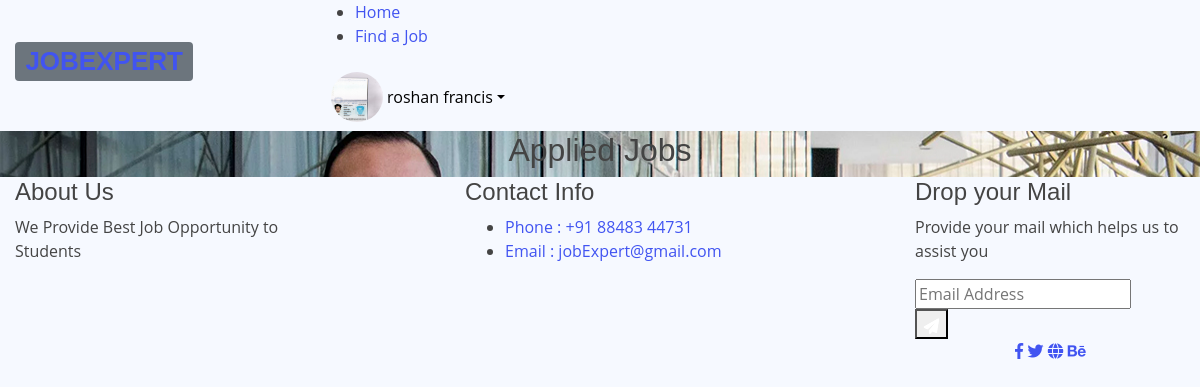
Page /applied.php (signed in) on the earlier database version.
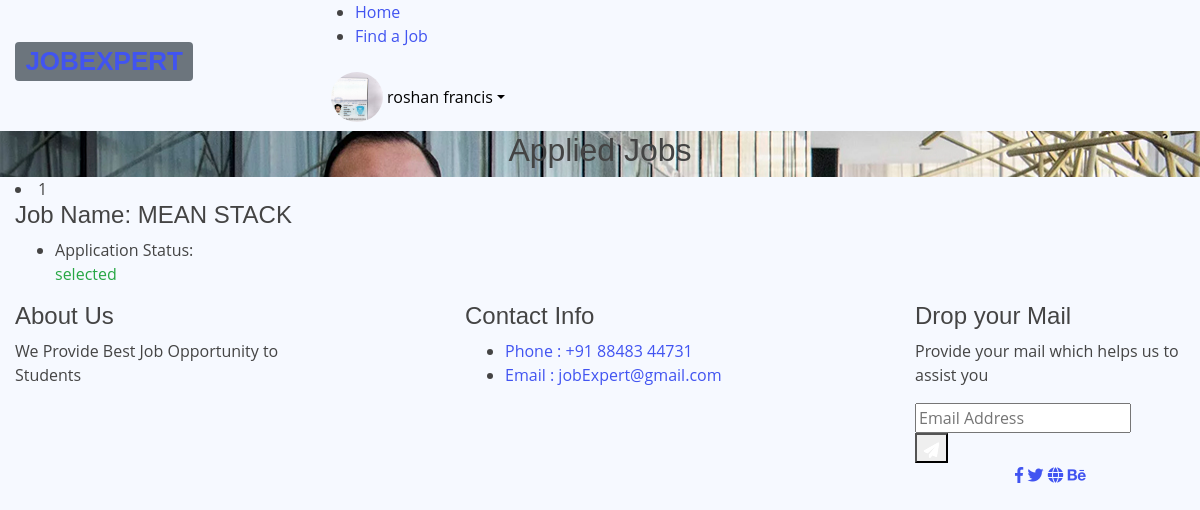
Same page on the later database version.
### tables this page shows
CREATE TABLE `job_apply_m` (
  `jobm_id` int(11) NOT NULL,
  `jsID` int(11) NOT NULL
);

CREATE TABLE `jobs` (
  `job_id` int(11) NOT NULL,
  `job_name` varchar(100) NOT NULL,
  `cat_id` int(11) NOT NULL,
  `Cid` int(11) NOT NULL,
  `jdes` longtext NOT NULL,
  `posted_t_d` date NOT NULL DEFAULT current_timestamp(),
  `jstatus` tinyint(1) NOT NULL DEFAULT 0
);

### applied.php (the view, shortened to what this page needs)
<!doctype html>
<html class="no-js" lang="zxx">
    <head>
            <link rel="stylesheet" href="assets/css/bootstrap.min.css">
            <link rel="stylesheet" href="assets/css/owl.carousel.min.css">
            <link rel="stylesheet" href="assets/css/flaticon.css">
            <link rel="stylesheet" href="assets/css/slicknav.css">
            <link rel="stylesheet" href="assets/css/price_rangs.css">
            <link rel="stylesheet" href="assets/css/animate.min.css">
            <link rel="stylesheet" href="assets/css/magnific-popup.css">
            <link rel="stylesheet" href="assets/css/fontawesome-all.min.css">
            <link rel="stylesheet" href="assets/css/themify-icons.css">
            <link rel="stylesheet" href="assets/css/slick.css">
            <link rel="stylesheet" href="assets/css/nice-select.css">
            <link rel="stylesheet" href="assets/css/style.css">
   </head>
   <body>
    <?php
    include('db/connection.php');
    include('includes/navbar.php');
    ?>
    <main>
        <div class="slider-area ">
        <div class="single-slider section-overly slider-height2 d-flex align-items-center" data-background="assets/img/hero/about.jpg">
            <div class="container">
                <div class="row">
                    <div class="col-xl-12">
                        <div class="hero-cap text-center">
                            <h2>Applied Jobs</h2>
                        </div>
                    </div>
                </div>
            </div>
        </div>
        </div>
        <div class="job-post-company pt-120 pb-120">
            <div class="container">
                <div class="row justify-content-between">
                    <div class="col-xl-7 col-lg-8">
                        <div class="single-job-items mb-50">
                        <?php
                $jsID = $result['jsID'];
                $jobdet = $conn->query("
                select * from job_apply_m jm
                inner join job_apply_c jc on jm.jobm_id = jc.jobm_id
                inner join jobseeker js on jm.jsID = js.jsID
                inner join jobs jb on jc.job_id = jb.job_id
                where jm.jsID = $jsID
                ");
                $i=1;
              while($jobDetails = $jobdet->fetch_assoc()){
        ?>
                            <div class="job-items">
                            <li><?php echo $i ?></li>
                                <div class="job-tittle">
                                        <h4>Job Name: <?php  echo " ".$jobDetails['job_name'] ?></h4>
                                    <ul>
                                        <li>Application Status:
                                        <?php if($jobDetails['selectStatus']==0){
                                            ?>
                                            <p class="text-warning">Pending</p>
                                            <?php }else if($jobDetails['selectStatus']==1){?>
                                                <p class="text-success">selected</p>
                                            <?php }else{ ?>
                                                <p class="text-danger">Sorry Rejected</p>
                                        <?php } ?>
                                            </li>
                                    </ul>
                                </div>
                            </div>
                            <?php
                          $i = $i+1;
                        } ?>
                        </div>
                    </div>
                </div>
            </div>
        </div>
        <?php
    include('includes/footer.php');
    ?>
    </main>
    </body>
</html>

Differences in the rows shown:
added job_apply_m: jobs.job_name "MEAN STACK"
